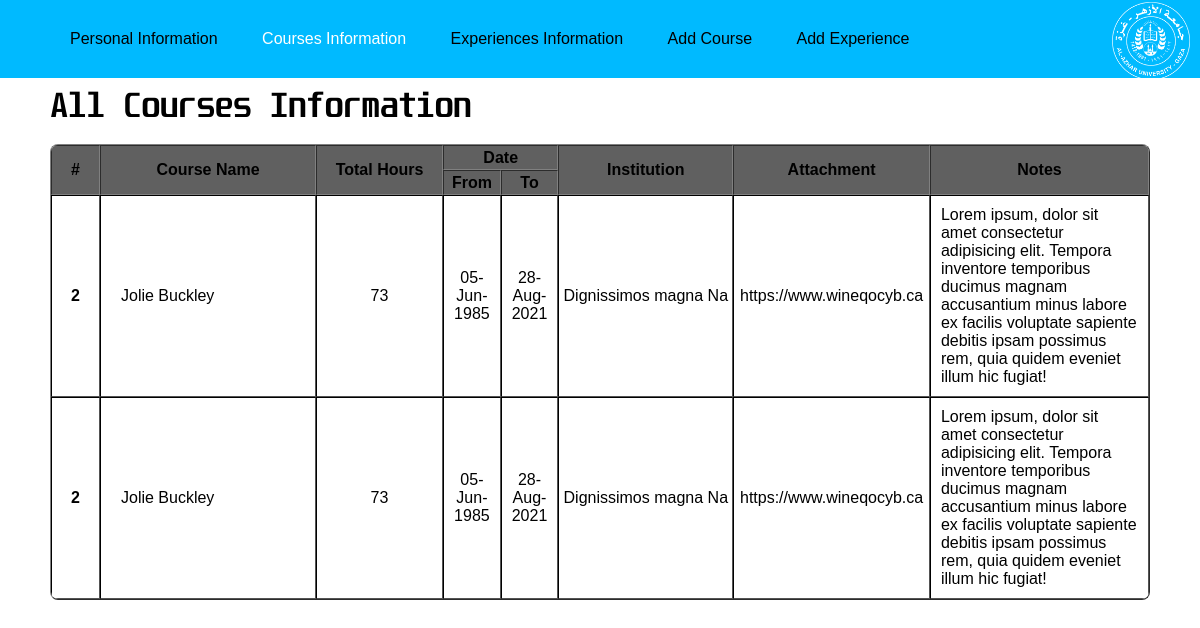
Page /ViewsCourses.php on the committed database.
### tables this page shows
CREATE TABLE IF NOT EXISTS `courses` (
  `id` int(11) NOT NULL AUTO_INCREMENT,
  `name` varchar(45) NOT NULL,
  `hours_no` varchar(11) NOT NULL,
  `url` varchar(100) NOT NULL,
  `start_date` varchar(45) NOT NULL,
  `end_date` varchar(45) NOT NULL,
  `Institution` varchar(45) NOT NULL,
  `Notes` text,
  PRIMARY KEY (`id`)
);

### ViewsCourses.php (the view, shortened to what this page needs)
<?php
  include 'header.php' ;
?>
<h1> All Courses Information</h1>
<table border="1px" cellspacing="0">
    <thead style="background-color: #606060;" height="50px">
        <tr>
            <th rowspan="2" width="60px" height="50px">#</th>
            <th rowspan="2" width="250px">Course Name</th>
            <th rowspan="2" width="150px">Total Hours</th>
            <th colspan="2" width="190px">Date</th>
            <th rowspan="2" width="200px">Institution</th>
            <th rowspan="2" width="200px">Attachment</th>
            <th rowspan="2" width="250px">Notes</th>
        </tr>
        <tr>
            <th>From</th>
            <th>To</th>
        </tr>
    </thead>
    <tbody style="border:solid black;">
        <?php
            $sql = "SELECT * FROM `courses` ";
            $result = mysqli_query($conn, $sql);
            while($courses = mysqli_fetch_assoc($result)){
        ?>
        <tr height="70px">
            <th>2</th>
            <td style="text-align: left; padding: 20px;"><?php echo $courses['name'] ?></td>
            <td><?php echo $courses['hours_no'] ?></td>
            <td style="padding:50px 10px;"><?php echo $courses['start_date'] ?></td>
            <td style="padding:50px 10px;"><?php echo $courses['end_date'] ?></td>
            <td> <?php echo $courses['Institution'] ?> </td>
            <td><?php
            if(isset($courses['file'])){
          echo $courses['file'];
    }else{
            echo $courses['url'];
            }
            ?></td>
            <td style="text-align: left; padding: 10px;"><?php echo $courses['Notes'] ?></td>
        </tr>
        <?php } ?>
    </tbody>
</table>
</body>
</html>

### MyStyle.css (style rules this page uses)
* { margin: 0; padding: 0; box-sizing: border-box; }
body { font-family: 'Gill Sans', 'Gill Sans MT', Calibri, 'Trebuchet MS', sans-serif; }
h1 { margin:10px 50px 20px; font-size: 30px; font-family: Unispace, Arial; }
table { margin: 20px 50px; border-radius: 8px; overflow: hidden; text-align: center; font-family: 'Gill Sans', 'Gill Sans MT', Calibri, 'Trebuchet MS', sans-serif; }

### rows in the picture
courses: name "Jolie Buckley", hours_no "73", start_date "05-Jun-1985", end_date "28-Aug-2021", Institution "Dignissimos magna Na", url "https://www.wineqocyb.ca", Notes "Lorem ipsum, dolor sit amet consectetur adipisicing elit. Tempora inventore temporibus ducimus magnam accusantium minus labore ex facilis voluptate sapiente debitis ipsam possimus rem, quia quidem eveniet illum hic fugiat!"
courses: name "Jolie Buckley", hours_no "73", start_date "05-Jun-1985", end_date "28-Aug-2021", Institution "Dignissimos magna Na", url "https://www.wineqocyb.ca", Notes "Lorem ipsum, dolor sit amet consectetur adipisicing elit. Tempora inventore temporibus ducimus magnam accusantium minus labore ex facilis voluptate sapiente debitis ipsam possimus rem, quia quidem eveniet illum hic fugiat!"
